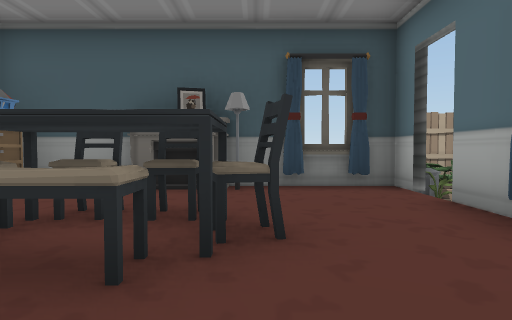
[1] (above)

16 first-person views from a walk through a Unity game level. The camera is 0.68 m above the floor, tilts 2° down and sees 75° across. Doors are open. The floor is counted in squares, 1 m on a side. Each view is taken from the middle of a square. On the plan, view 1 faces up. The plan holds only what a view shows up to about 10 squares ahead; the rest is blank. The place goes on beyond the plan. Some animated figures are left out. Some surface patterns are stand-ins.

[2]
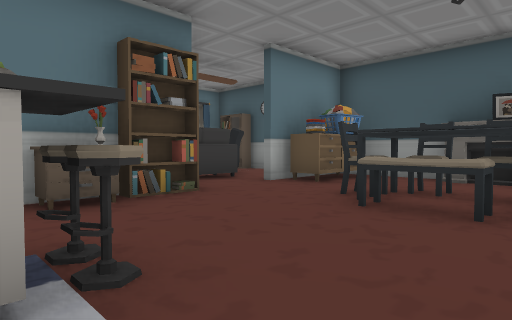

[3]
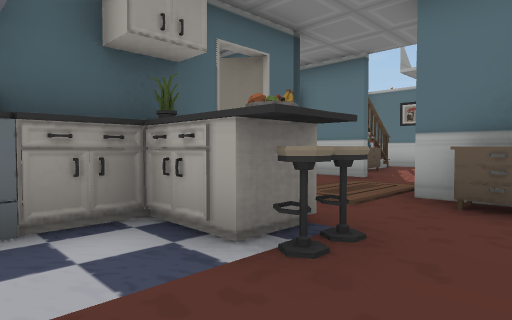

[4]
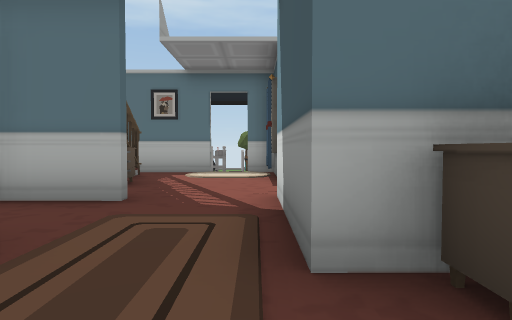

[5]
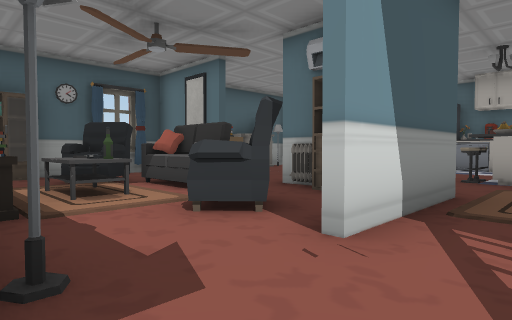

[6]
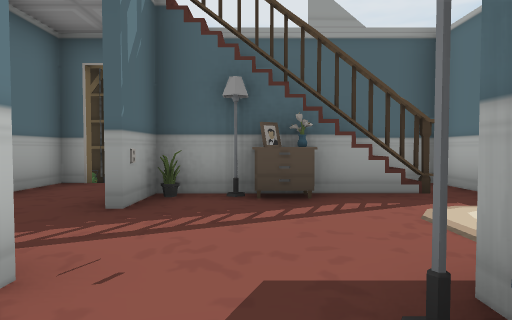

[7]
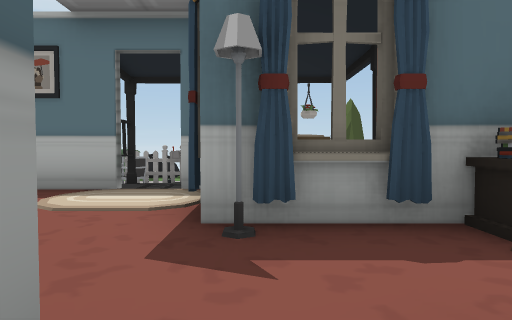

[8]
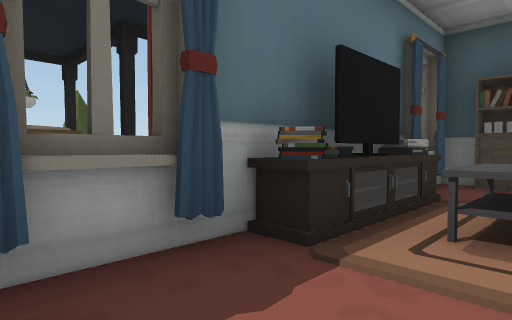

[9]
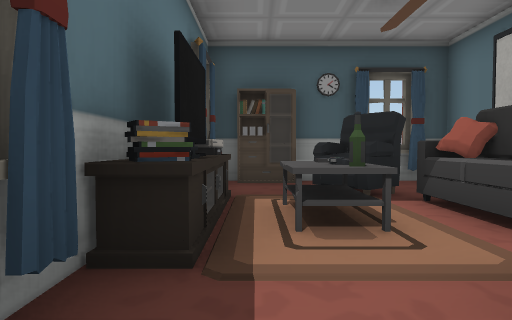

[10]
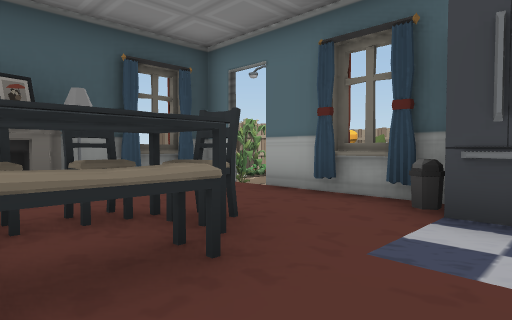

[11]
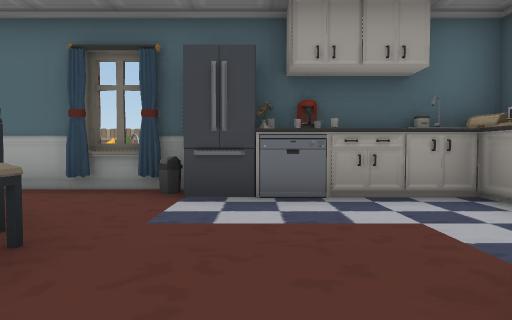

[12]
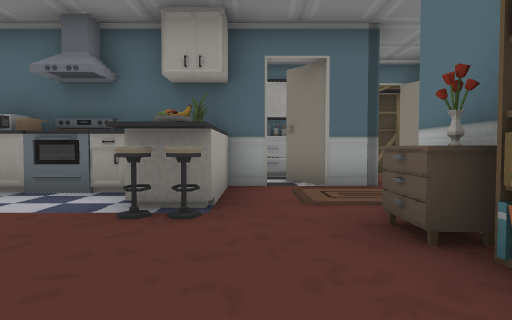

[13]
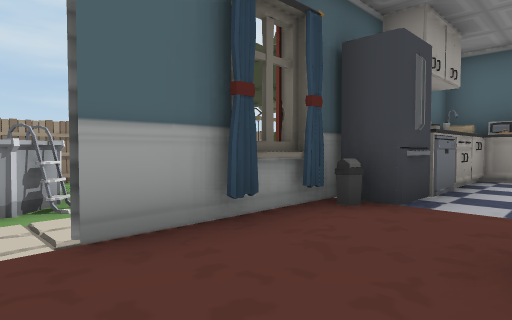

[14]
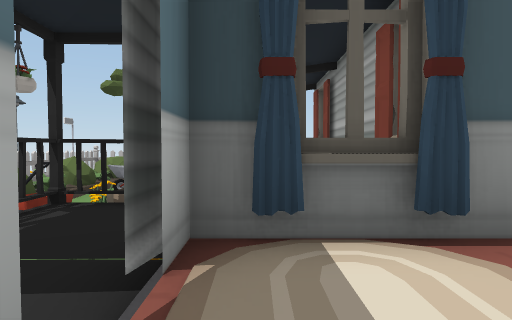

[15]
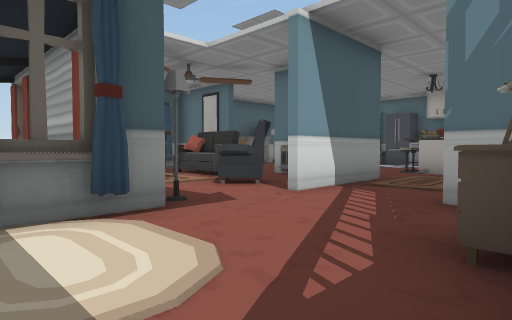

[16]
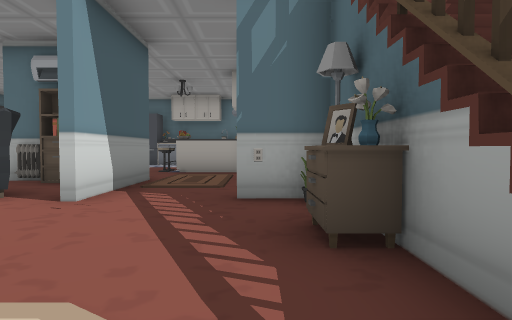

### Floor plan
Key: @ floor where view 1 was taken; # wall or solid block; x gap in a wall; . floor; D open door; = window, fence, low wall or low ledge; v drop or lower ground; F fence; I fireplace; R dresser; C chair; S sofa; B bookshelf; L flower; U counter; E oven; H shelf; T TV; O other object.
Columns run from 15 left of view 1 to 5 right of it. Each row starts with its distance up from view 1.
  8                   FFO
  7                  OO
  6        ## #v##IO# O
  5  O    HSS  O......O
  4  O   #.SS.OR......Dvv
  3 OO   TOOSS#..CCC..OO
  2 O    OTOSSB..#C... O
  1 #OO  O....O......OO
  0 O   O#.SSOHL...@.OOO
 -1    O O....#R.O...U
 -2   x.....###..U...U
 -3   D..........UUE#U
 -4    ...OO#.#.## EUO
 -5    .#LRO#.###
 -6    . OO #.#OO
 -7    #  #= v
 -8
 -9           O#

Where each view was taken, in squares from view 1:
view 1: 0 up, 0 right, facing up
view 2: 2 down, 0 right, facing up-left
view 3: 0 up, 0 right, facing down-left
view 4: 2 down, 3 left, facing left
view 5: 3 down, 10 left, facing up-right
view 6: 0 up, 9 left, facing down
view 7: 1 down, 7 left, facing left
view 8: 1 down, 8 left, facing up-left
view 9: 1 down, 9 left, facing up
view 10: 0 up, 2 left, facing up-right
view 11: 0 up, 3 left, facing right
view 12: 2 up, 3 left, facing down
view 13: 5 up, 0 right, facing down-right
view 14: 4 down, 12 left, facing up
view 15: 5 down, 12 left, facing up-right
view 16: 4 down, 12 left, facing right
